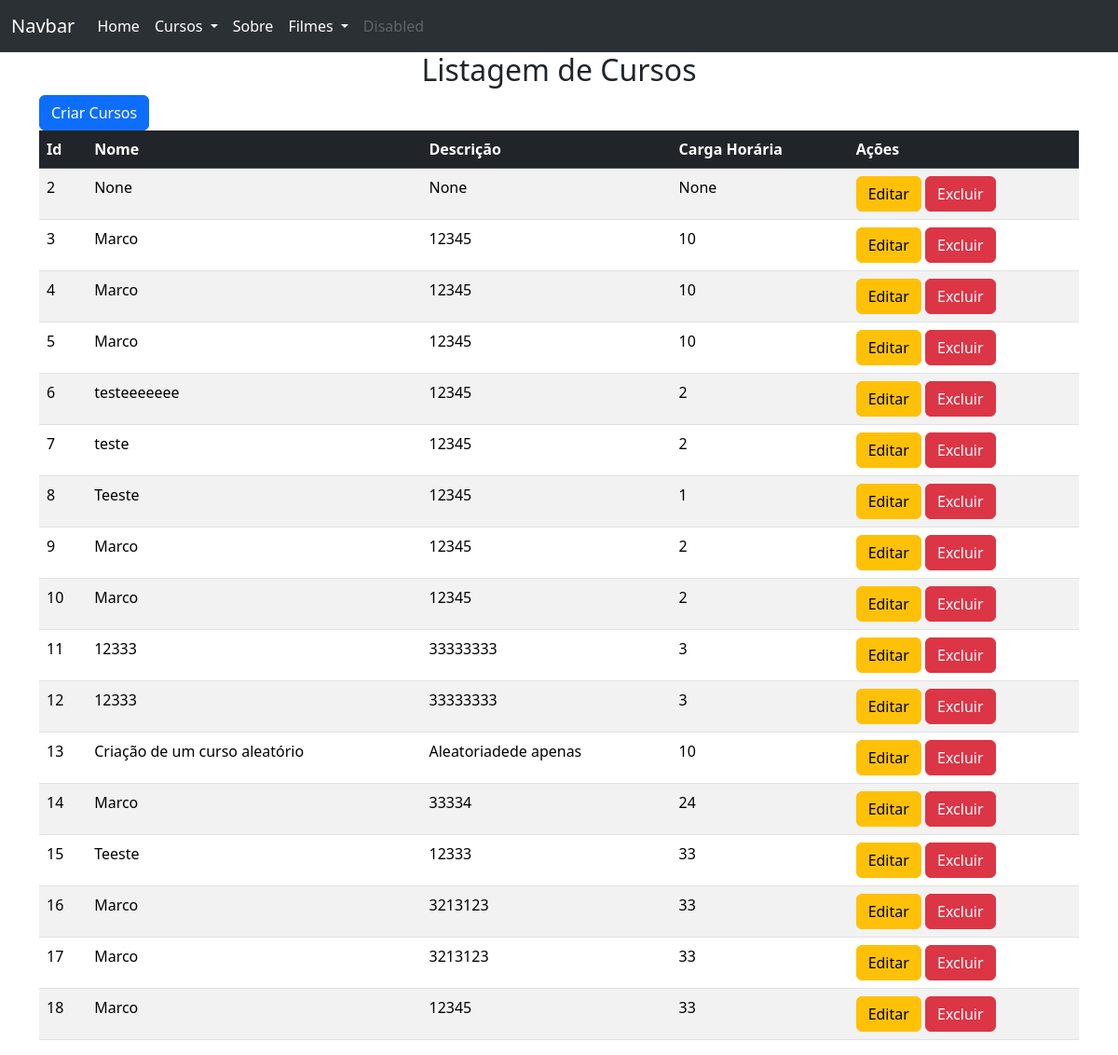
The app's page /cursos/lista_cursos with its own data.
### Model/Cursos.py (models this page shows, shortened)
class Curso(db.Model):
    id = db.Column(db.Integer, primary_key=True)
    nome = db.Column(db.String(50))
    descricao = db.Column(db.String(100))
    carga_horaria = db.Column(db.Integer)

### app.py (the view, shortened to what this page needs)
@app.route("/cursos/<propriedade>", methods=["GET","POST"], endpoint="cursos")
@app.route("/cursos/<propriedade>/<int:id>", methods=["GET","POST"], endpoint="cursos")
def cursos(propriedade, id=None):
    if propriedade == "lista_cursos":
        return render_template('lista_cursos.html', cursos=Curso.query.all())

### templates/lista_cursos.html
{% extends 'base.html' %}
{% block conteudo %}
<h2>Listagem de Cursos</h2>
<a href="{{url_for('cursos', propriedade='create_cursos')}}" class="btn btn-primary">Criar Cursos</a>
<table class="table table-hover table-striped table-responsive">
    <thead class="table-dark">
        <tr>
            <th scope="col">Id</th>
            <th scope="col">Nome</th>
            <th scope="col">Descrição</th>
            <th scope="col">Carga Horária</th>
            <th scope="col">Ações</th>
        </tr>
    </thead>
    <tbody>
        {% for curso in cursos %}
        <tr>
            <td>{{curso.id}}</td>
            <td>{{curso.nome}}</td>
            <td>{{curso.descricao}}</td>
            <td>{{curso.carga_horaria}}</td>
            <td>
                <a href="{{url_for('cursos', propriedade='alter_cursos', id=curso.id)}}" class="btn btn-warning btn-xs">Editar</a>
                <a href="{{url_for('cursos', propriedade='delete_cursos', id=curso.id)}}" onclick="return confirm('Deseja excluir o Curso?')" class="btn btn-danger btn-xs">Excluir</a>
            </td>
        </tr>
        {% endfor %}
    </tbody>
</table>
{% endblock conteudo %}

### static/style.css (style rules this page uses)
h2 { text-align: center; }

### records on screen
Curso: id "2", nome "None", descricao "None", carga_horaria "None"
Curso: id "3", nome "Marco", descricao "12345", carga_horaria "10"
Curso: id "4", nome "Marco", descricao "12345", carga_horaria "10"
Curso: id "5", nome "Marco", descricao "12345", carga_horaria "10"
Curso: id "6", nome "testeeeeeee", descricao "12345", carga_horaria "2"
Curso: id "7", nome "teste", descricao "12345", carga_horaria "2"
Curso: id "8", nome "Teeste", descricao "12345", carga_horaria "1"
Curso: id "9", nome "Marco", descricao "12345", carga_horaria "2"
Curso: id "10", nome "Marco", descricao "12345", carga_horaria "2"
Curso: id "11", nome "12333", descricao "33333333", carga_horaria "3"
Curso: id "12", nome "12333", descricao "33333333", carga_horaria "3"
Curso: id "13", nome "Criação de um curso aleatório", descricao "Aleatoriadede apenas", carga_horaria "10"
Curso: id "14", nome "Marco", descricao "33334", carga_horaria "24"
Curso: id "15", nome "Teeste", descricao "12333", carga_horaria "33"
Curso: id "16", nome "Marco", descricao "3213123", carga_horaria "33"
Curso: id "17", nome "Marco", descricao "3213123", carga_horaria "33"
Curso: id "18", nome "Marco", descricao "12345", carga_horaria "33"
